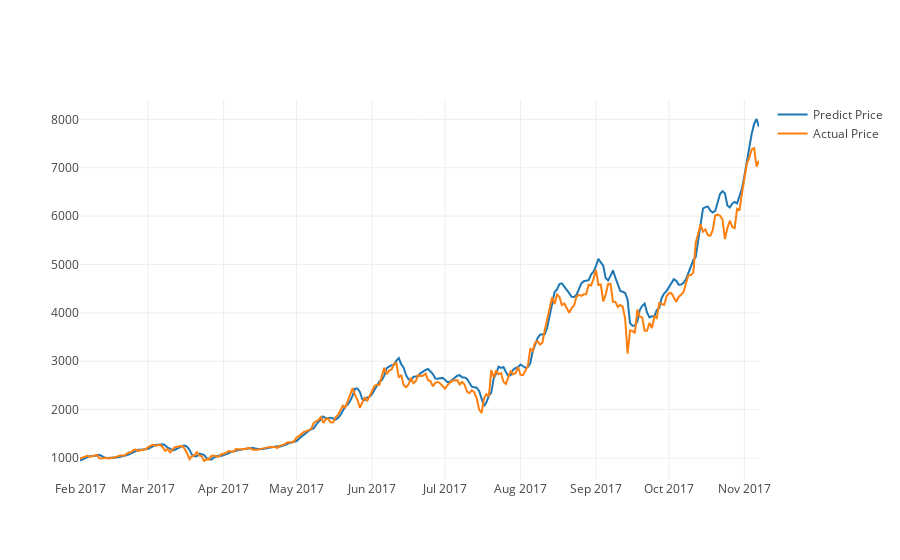

Notebook code for this chart:
### Code cell
predictDates = df.tail(len(testX)).index
testY_reshape = testY_inverse.reshape(len(testY_inverse))
yhat_reshape = yhat_inverse.reshape(len(yhat_inverse))
actual_chart = go.Scatter(x=predictDates, y=testY_reshape, name= 'Actual Price')
predict_chart = go.Scatter(x=predictDates, y=yhat_reshape, name= 'Predict Price')
py.iplot([predict_chart, actual_chart])

### Figure 1 — Plotly figure (JSON) as saved in the notebook; plotly's stock layout.template omitted (floating-point values rounded to 4 significant figures; data arrays with more than 128 entries replaced by an {"elided": "..."} marker saying what was removed)
{"data": [{"name": "Predict Price", "type": "scatter", "x": {"elided": "280 str values"}, "y": {"elided": "280 float values"}}, {"name": "Actual Price", "type": "scatter", "x": {"elided": "280 str values"}, "y": {"elided": "280 float values"}}], "layout": {}}
